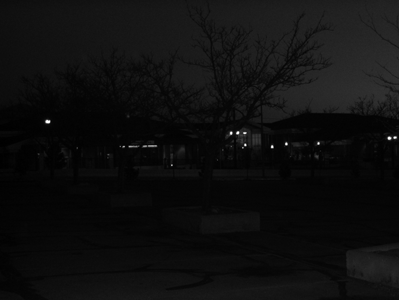
#> input picture semana 3/university.png, 399 x 300 px
$ python Eq_histogram_ex.py
#> lines starting #> are read from the running program, lines starting #| are printed output that depends on the picture

import cv2
import numpy as np
from matplotlib import pyplot as plt
import time

img = cv2.imread('university.png',0)
#> img is the input picture: shape (300, 399); min 0, max 255, mean 14.8
img2 = cv2.imread('lowcontrastcolor2.jpg')
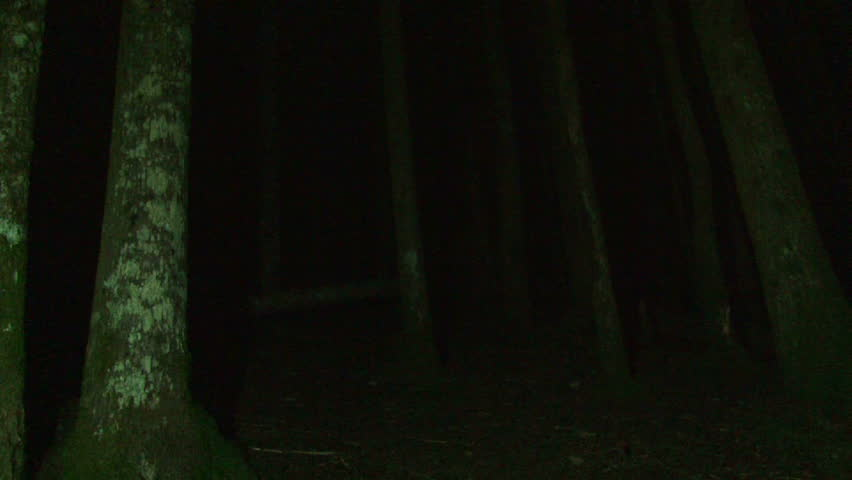
#> input picture semana 3/lowcontrastcolor2.jpg, 852 x 480 px
#> img2 is the input picture: shape (480, 852, 3); mean B, G, R 8.6, 17.2, 14.7
img2 = cv2.cvtColor(img2, cv2.COLOR_BGR2RGB)
#img = cv2.cvtColor(imc, cv2.COLOR_BGR2GRAY)

R=img2[:,:,0] #Separación de canales RGB
G=img2[:,:,1]
B=img2[:,:,2]

img_eq = cv2.equalizeHist(img)
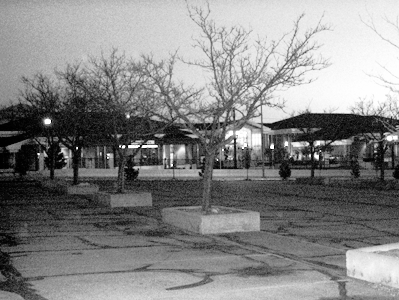
#> img_eq: shape (300, 399); min 0, max 255, mean 132.6

R_eq = cv2.equalizeHist(R)
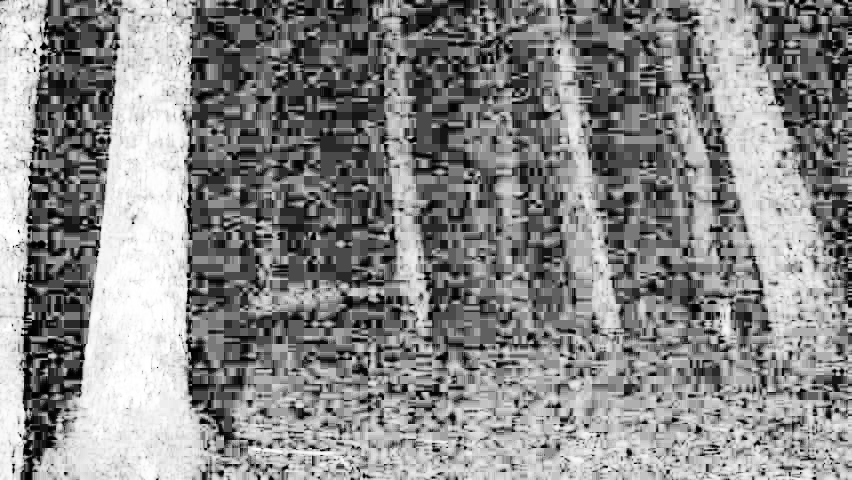
#> R_eq: shape (480, 852); min 0, max 255, mean 135.6
G_eq = cv2.equalizeHist(G)
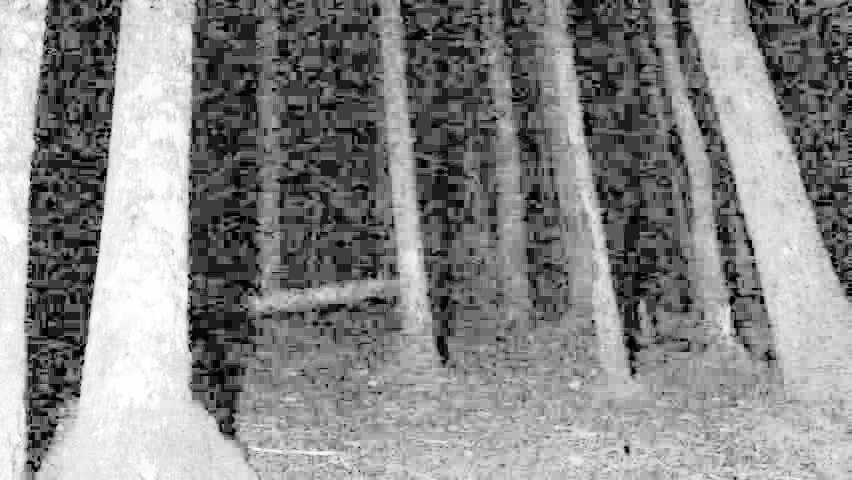
#> G_eq: shape (480, 852); min 0, max 255, mean 134.9
B_eq = cv2.equalizeHist(B)
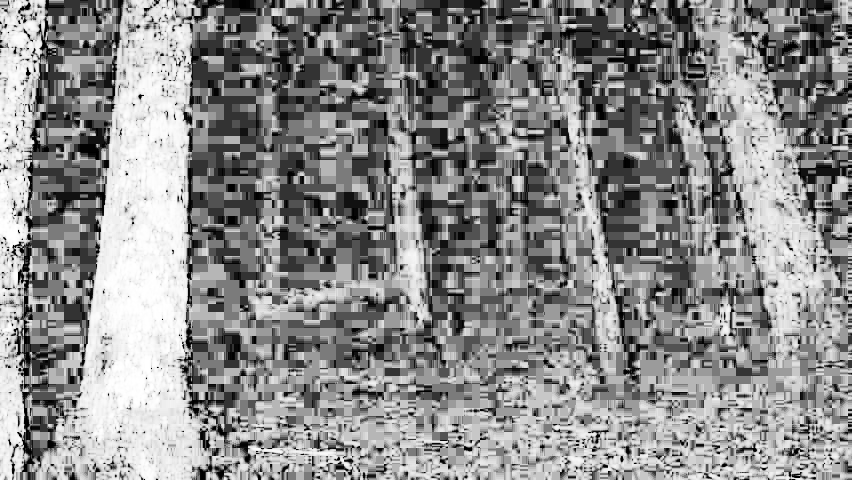
#> B_eq: shape (480, 852); min 0, max 255, mean 138.9
img2_eq = img2.copy()
img2_eq[:,:,0] = R_eq #Separación de canales RGB
img2_eq[:,:,1] = G_eq
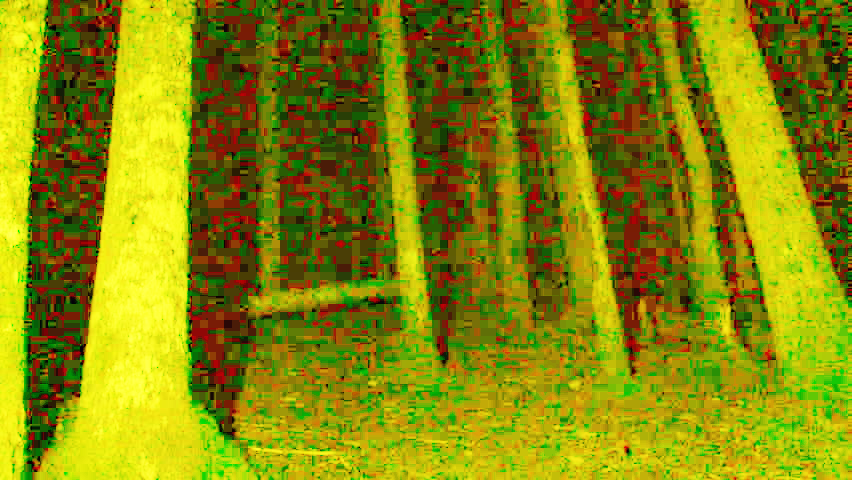
#> img2_eq: shape (480, 852, 3); mean R, G, B 135.6, 134.9, 8.6
img2_eq[:,:,2] = B_eq
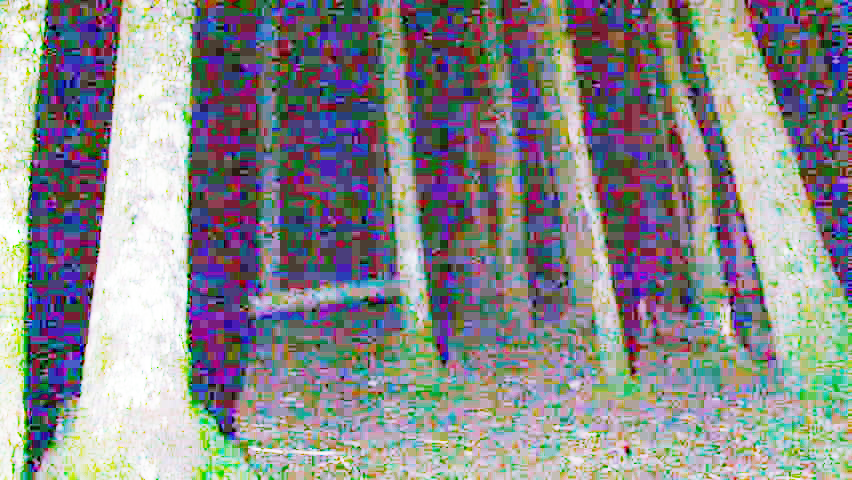
#> img2_eq: shape (480, 852, 3); mean R, G, B 135.6, 134.9, 138.9

plt.subplot(221),plt.imshow(img,cmap = 'gray')
plt.title('Original grises'), plt.xticks([]), plt.yticks([])
plt.subplot(222),plt.imshow(img_eq,cmap = 'gray')
plt.title('Grises ecualizada'), plt.xticks([]), plt.yticks([])
plt.subplot(223),plt.imshow(img2,cmap = 'gray')
plt.title('Original color'), plt.xticks([]), plt.yticks([])
plt.subplot(224),plt.imshow(img2_eq,cmap = 'gray')
plt.title('Ecualizada color'), plt.xticks([]), plt.yticks([])
plt.show()
